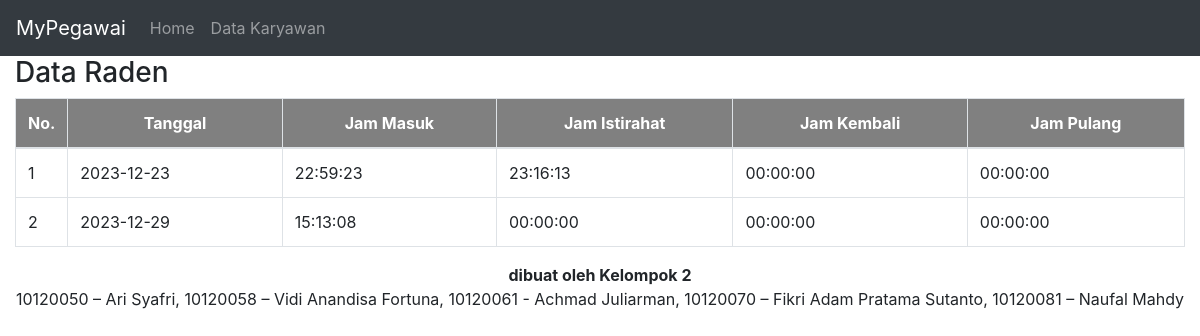
The app's page /monitorkaryawan.php?id=2 with its own data.
### tables this page shows
CREATE TABLE `karyawan` (
  `id` int(11) NOT NULL,
  `nokartu` varchar(30) NOT NULL,
  `nama` varchar(50) NOT NULL,
  `alamat` varchar(100) NOT NULL
);

CREATE TABLE `absensi` (
  `id` int(11) NOT NULL,
  `nokartu` varchar(30) NOT NULL,
  `tanggal` date NOT NULL,
  `jam_masuk` time NOT NULL,
  `jam_istirahat` time NOT NULL,
  `jam_kembali` time NOT NULL,
  `jam_pulang` time NOT NULL
);

### monitorkaryawan.php (the view, shortened to what this page needs)
<!DOCTYPE html>
<html>
    <head>
        <?php include "header.php"; ?>
    </head>
    <body>
        <?php include "menu.php"; ?>
        <div class="container-fluid">
            <?php
            include "koneksi.php";
            $id = $_GET['id'];
            $sql = mysqli_query($konek, "SELECT nama, tanggal, jam_masuk, jam_istirahat, jam_kembali, jam_pulang
            FROM karyawan
            INNER JOIN absensi ON karyawan.nokartu = absensi.nokartu WHERE karyawan.id = '$id'");
            $sql2 = mysqli_query($konek, "SELECT nama FROM karyawan WHERE karyawan.id = '$id'");
            $nama = mysqli_fetch_array($sql2);
            ?>
            <h3>Data <?= $nama['nama']; ?></h3>
            <table class="table table-bordered">
                <thead>
                    <tr style="background-color: grey; color: white;">
                        <th style="width: 10px; text-align: center">No.</th>
                        <th style="text-align: center">Tanggal</th>
                        <th style="text-align: center">Jam Masuk</th>
                        <th style="text-align: center">Jam Istirahat</th>
                        <th style="text-align: center">Jam Kembali</th>
                        <th style="text-align: center">Jam Pulang</th>
                    </tr>
                </thead>
                <tbody>
                    <?php
                        $no = 0;
                        while($data = mysqli_fetch_array($sql)) {
                            $no++;
                    ?>
                    <tr>
                        <td> <?= $no; ?> </td>
                        <td> <?= $data['tanggal']; ?></td>
                        <td> <?= $data['jam_masuk']; ?></td>
                        <td> <?= $data['jam_istirahat']; ?></td>
                        <td> <?= $data['jam_kembali']; ?></td>
                        <td> <?= $data['jam_pulang']; ?></td>
                    </tr>
                    <?php } ?>
                </tbody>
            </table>
        </div>
        <?php include "footer.php"; ?>
    </body>
</html>

### records on screen
karyawan: nama "Raden", absensi.tanggal "2023-12-23", absensi.jam_masuk "22:59:23", absensi.jam_istirahat "23:16:13", absensi.jam_kembali "00:00:00", absensi.jam_pulang "00:00:00", absensi.tanggal "2023-12-29", absensi.jam_masuk "15:13:08", absensi.jam_istirahat "00:00:00"
